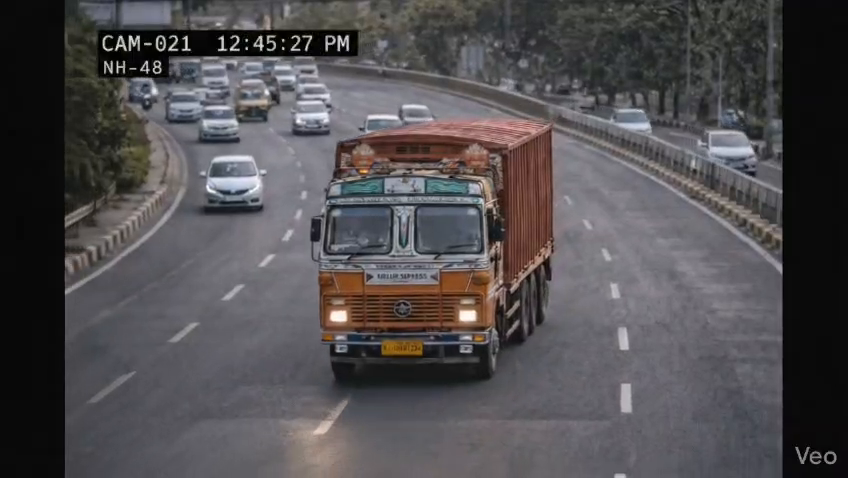
#> input picture frame 7 of assets/teaffic_truck.mp4, 848 x 478 px, given in place of traffic4.mp4, which was not available
$ python enhance_video.py
#> lines starting #> are read from the running program, lines starting #| are printed output that depends on the picture
import cv2
import numpy as np

def enhance_video(input_path, output_path):
#> called with input_path = 'assets/traffic4.mp4', output_path = 'assets/traffic4_hd.mp4'
    cap = cv2.VideoCapture(input_path)
    if not cap.isOpened():
        print("Error opening video file")
        return

    # Get original dimensions
    width = int(cap.get(cv2.CAP_PROP_FRAME_WIDTH))
    height = int(cap.get(cv2.CAP_PROP_FRAME_HEIGHT))
    fps = cap.get(cv2.CAP_PROP_FPS)

    # Target HD resolution
    target_w, target_h = 1280, 720

    # Define codec and create VideoWriter
    fourcc = cv2.VideoWriter_fourcc(*'mp4v')
    out = cv2.VideoWriter(output_path, fourcc, fps, (target_w, target_h))

    print(f"Enhancing video: {input_path} -> {output_path}")
    print(f"Original: {width}x{height} | Target: {target_w}x{target_h}")

    while cap.isOpened():
        ret, frame = cap.read()
#> frame is the input picture: shape (478, 848, 3); mean B, G, R 80.6, 78.2, 81.1
        if not ret:
            break

        # 1. Resize with Lanczos interpolation (best for upscaling)
        resized = cv2.resize(frame, (target_w, target_h), interpolation=cv2.INTER_LANCZOS4)

        # 2. Sharpening Kernel
        kernel = np.array([[-1,-1,-1], [-1,9,-1], [-1,-1,-1]])
        sharpened = cv2.filter2D(resized, -1, kernel)
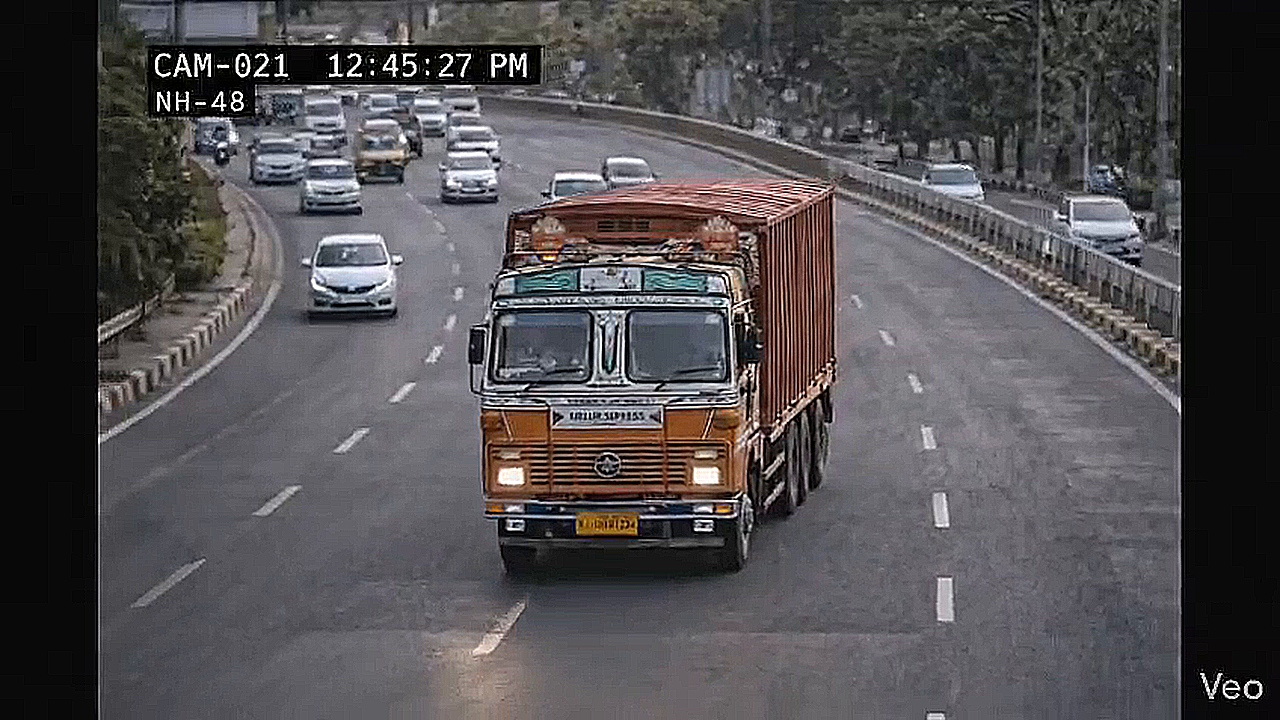
#> sharpened: shape (720, 1280, 3); mean B, G, R 81.5, 78.9, 81.7

        # 3. Denoise (Optional, slightly slow but good for quality)
        # denoised = cv2.fastNlMeansDenoisingColored(sharpened, None, 3, 3, 7, 21)
        # Skipping simple denoise to keep file size reasonable/speed high, just correct contrast

        # 4. Contrast Enhancement (CLAHE)
        # lab = cv2.cvtColor(sharpened, cv2.COLOR_BGR2LAB)
        # l, a, b = cv2.split(lab)
        # clahe = cv2.createCLAHE(clipLimit=2.0, tileGridSize=(8,8))
        # cl = clahe.apply(l)
        # limg = cv2.merge((cl,a,b))
        # final = cv2.cvtColor(limg, cv2.COLOR_LAB2BGR)

        # Sticking to simpler sharpening for now to avoid artifacts
        # Mixing original upgraded + sharpened to reduce noise
        final = cv2.addWeighted(resized, 0.6, sharpened, 0.4, 0)

        out.write(final)

    cap.release()
    out.release()
    print("Video enhancement complete.")

if __name__ == "__main__":
    enhance_video("assets/traffic4.mp4", "assets/traffic4_hd.mp4")

$ run again, starting later in the video
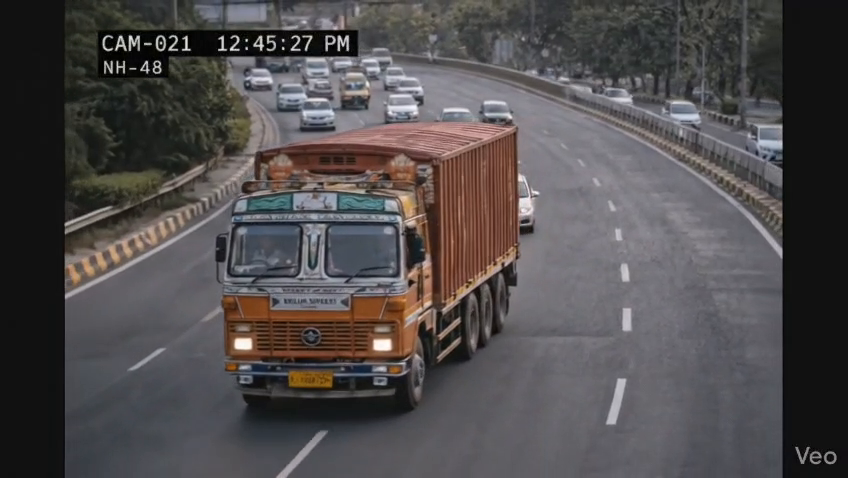
#> input picture frame 33 of assets/teaffic_truck.mp4, 848 x 478 px, given in place of traffic4.mp4, which was not available
#> in enhance_video, frame is the input picture: shape (478, 848, 3); mean B, G, R 77.5, 76.6, 80.5
#> in enhance_video, `sharpened = cv2.filter2D(resized, -1, kernel)`:
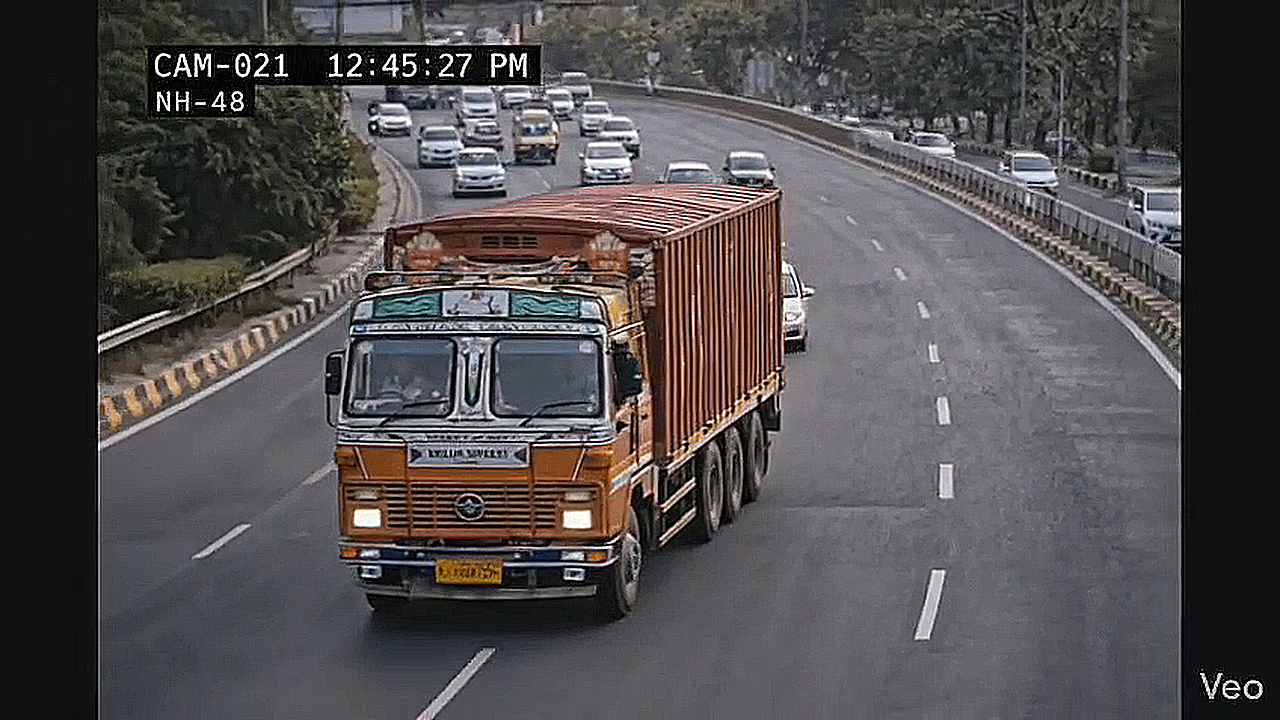
#> sharpened: shape (720, 1280, 3); mean B, G, R 78.3, 77.3, 81

$ run again, starting later in the video
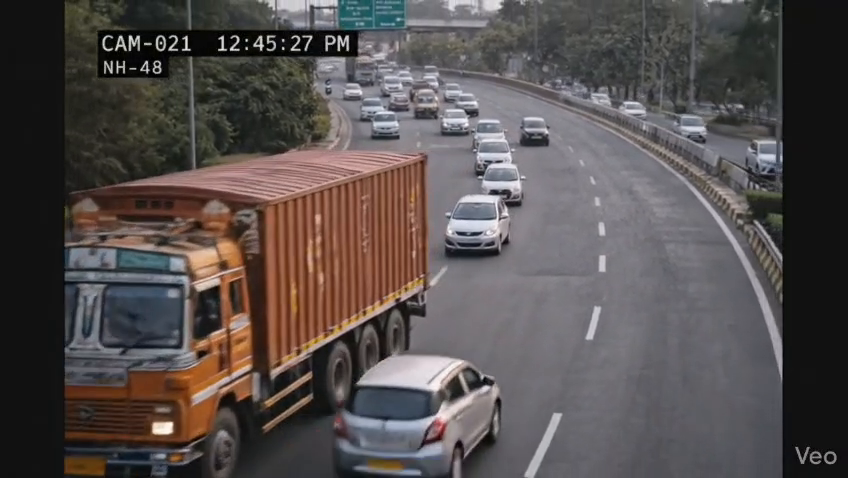
#> input picture frame 59 of assets/teaffic_truck.mp4, 848 x 478 px, given in place of traffic4.mp4, which was not available
#> in enhance_video, frame is the input picture: shape (478, 848, 3); mean B, G, R 78.2, 79.1, 85.9
#> in enhance_video, `sharpened = cv2.filter2D(resized, -1, kernel)`:
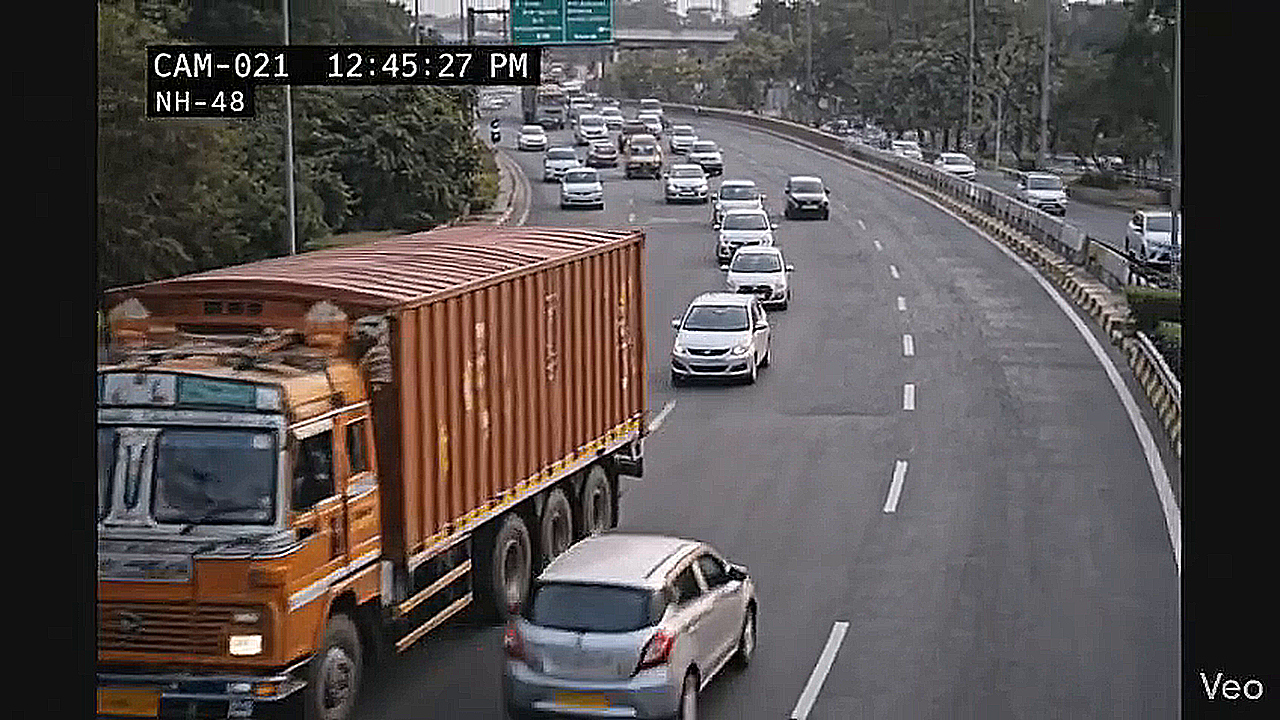
#> sharpened: shape (720, 1280, 3); mean B, G, R 78.6, 79.4, 86.1
